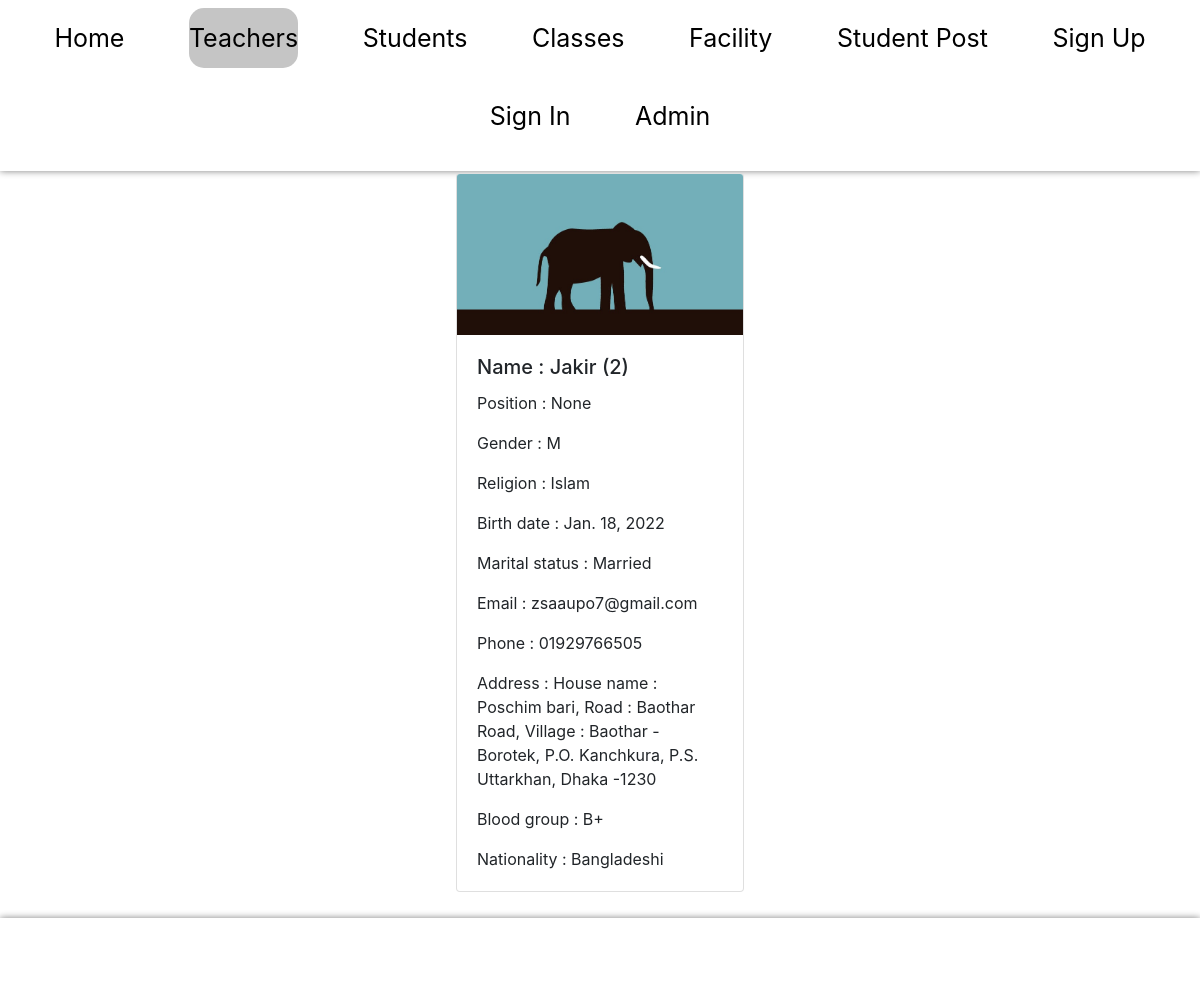
Page /teachers/details/2/ on the committed database.
### Teachers/models.py (models this page shows, shortened)
class Teacher(TeacherManagementModel):
    full_name = models.CharField(max_length=100)
    Position = models.CharField(max_length=20, choices=position_choice, null=True, blank=True)
    gender = models.CharField(max_length=6, choices=gender_choice)
    religion = models.CharField(max_length=10, choices=religion_choice)
    birth_date = models.DateField()
    marital_status = models.CharField(max_length=10, null=True, blank=True, choices=marital_status_choice)
    email = models.EmailField(max_length=100, unique=True)
    phone = models.CharField(max_length=11, unique=True)
    address = models.TextField()
    blood_group = models.CharField(max_length=4, choices=blood_group_choice, default="none")
    nationality = models.CharField(max_length=50, default="Bangladeshi")
    profile_picture = models.ImageField(upload_to="teacher/profile_pic", null=True, blank=True)

### Teachers/views.py (the view)
# urls.py: path('details/<str:get_id>/', TeacherDetails),
def TeacherDetails(request, get_id):
    tdt = Teacher.objects.filter(id=get_id).prefetch_related("Teacher_Education", "Teacher_Experience").first()
    media_url = settings.MEDIA_URL
    return render(request, "teacher_details.html", {"tdd": tdt, "media_url": media_url})

### Teachers/templates/teacher_details.html (shortened to what this page needs)
{% extends "layout/base.html" %}
{% block body %}
<br>
<h1 style="text-align: center;">Teacher's Details</h1>
<br>
    <div class="card" style="width: 18rem;">
      <img class="card-img-top" src="{{ media_url }}{{ tdd.profile_picture }}" alt="Card image cap">
      <div class="card-body">
        <h5 class="card-title">Name : {{ tdd.full_name }} ({{ tdd.id }})</h5>
        <p class="card-text">Position : {{ tdd.Position }}</p>
        <p class="card-text">Gender : {{ tdd.gender }}</p>
        <p class="card-text">Religion : {{ tdd.religion }}</p>
        <p class="card-text">Birth date : {{ tdd.birth_date }}</p>
        <p class="card-text">Marital status : {{ tdd.marital_status }}</p>
        <p class="card-text">Email : {{ tdd.email }}</p>
        <p class="card-text">Phone : {{ tdd.phone }}</p>
        <p class="card-text">Address : {{ tdd.address }}</p>
        <p class="card-text">Blood group : {{ tdd.blood_group }}</p>
        <p class="card-text">Nationality : {{ tdd.nationality }}</p>
      </div>
    </div>
{% endblock %}

### templates/layout/base.html (shortened to what this page needs)
{% load static %}
<!DOCTYPE html>
<html lang="en">
<head>
    <link rel="stylesheet" type="text/css" href="{% static 'style.css' %}">
    <link rel="stylesheet" href="https://maxcdn.bootstrapcdn.com/bootstrap/4.0.0/css/bootstrap.min.css">
</head>
<body>
{% include 'layout/header.html' %}
<div class="body_start">
    <br>
</div>
{% block body %}
{% endblock %}
{% include 'layout/footer.html' %}
<br><br><br><br>
</body>
</html>

### templates/layout/header.html (shortened to what this page needs)
<div class="menu">
    <ul>
        <li><a id="home" class="active" href="http://127.0.0.1:8000/" >Home</a></li>
        <li><a id="teacher" href="/teachers/" >Teachers</a></li>
        <li><a id="student" href="http://127.0.0.1:8000/students" >Students</a></li>
        <li><a id="classes" href="http://127.0.0.1:8000/classes" >Classes</a></li>
        <li><a id="facility" href="http://127.0.0.1:8000/facility/" >Facility</a></li>
        <li><a id="student_post" href="http://127.0.0.1:8000/students/student_post" >Student Post</a></li>
        <li id="hideup"><a id="singup" href="/students/student_sing_up/" >Sign Up</a></li>
        <li id="hidein"><a id="singin" href="/students/student_sing_in/" >Sign In</a></li>
        <li><a target="_blank" id="admin" href="http://127.0.0.1:8000/admin" >Admin</a></li>
    </ul>
</div>

### templates/layout/footer.html (shortened to what this page needs)
<footer style="
    background-color : white;
    box-shadow: 0px 0px 7px gray;
    position: fixed;
    height: 70px;
    bottom: 0;
    width: 100%">
  <div id="footer_data" class="footer-copyright text-center py-3">
  </div>
</footer>

### static/style.css (style rules this page uses)
* { padding: 0; margin: auto; }
.menu ul li { position: relative; display: inline-block; padding: 20px 30px; }
.menu ul li a { text-decoration: none; color: black; font-size: 25px; }
.menu { text-align: center; background-color: white; position: fixed; top: 0; width: 100%; box-shadow: 0px 0px 7px gray }
.body_start { margin-top: 45px; }
.active { background-color: #C5C5C5; border-radius: 15px; padding: 15px 0px; }

### rows in the picture
Teacher: profile_picture (picture), full_name "Jakir", id "2", Position "None", gender "M", religion "Islam", birth_date "Jan. 18, 2022", marital_status "Married", email "zsaaupo7@gmail.com", phone "01929766505", address "House name : Poschim bari, Road : Baothar Road, Village : Baothar - Borotek, P.O. Kanchkura, P.S. Uttarkhan, Dhaka -1230", blood_group "B+", nationality "Bangladeshi"
